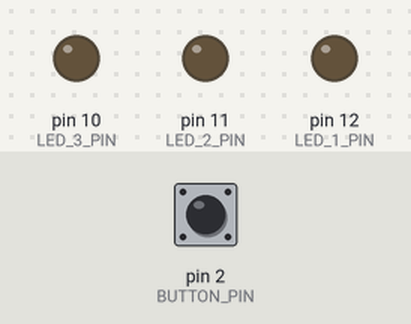
Simulated run of this sketch. Board: Arduino Uno, built with avr-gcc and run on an emulated ATmega328P. Parts: output pins drawn as LEDs (lit = HIGH). Dashed ring = blinking. The inputs (shaded band) are chosen by the test bench; at power-on: pin 2 (BUTTON_PIN) HIGH.

Above: at 1.2 s.
1.3 s: pin 2 (BUTTON_PIN) pulled LOW for 1 s
At 3.4 s:
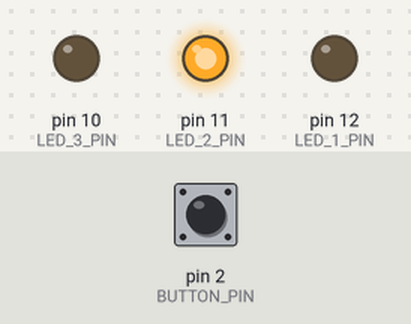
3.8 s: pin 2 (BUTTON_PIN) pulled LOW for 0.15 s
At 4.6 s:
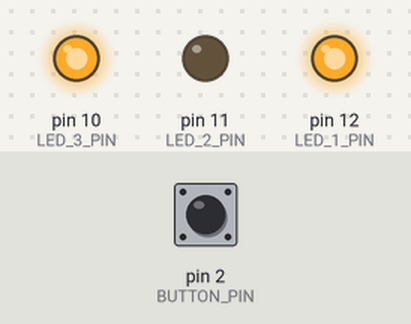
5.4 s: pin 2 (BUTTON_PIN) pulled LOW for 3.2 s
At 5.85 s:
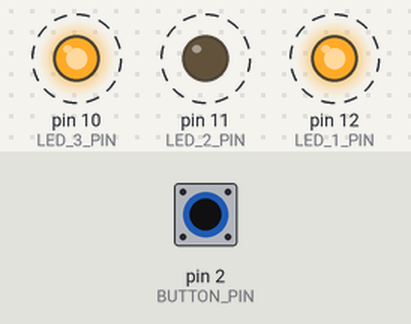
Timing chart, 0 to 9.9 s (numbered marks = the images above; inputs shaded):
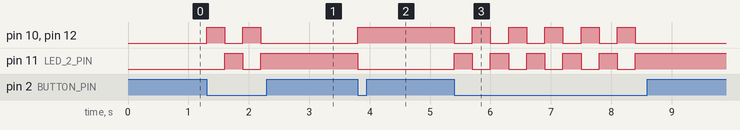

Measured:
- after the input at 1.3 s, pin 10 (LED_3_PIN), pin 12 (LED_1_PIN): alternates HIGH for 0.30 s and LOW for 0.30 s, 4 changes in all, then stays LOW, starting at once; pin 11 (LED_2_PIN): LOW → HIGH after 0.30 s, → LOW 0.30 s later, → HIGH 0.30 s later
- after the input at 3.8 s, pin 10 (LED_3_PIN), pin 12 (LED_1_PIN): LOW → HIGH at once; pin 11 (LED_2_PIN): HIGH → LOW at once
- after the input at 5.4 s, pin 10 (LED_3_PIN), pin 12 (LED_1_PIN): alternates HIGH for 0.30 s and LOW for 0.30 s, 11 changes in all, then stays LOW, starting at once; pin 11 (LED_2_PIN): alternates HIGH for 0.30 s and LOW for 0.30 s, 11 changes in all, then stays HIGH, starting at once

The sketch:

activity7.ino
```cpp
#define LED_1_PIN 12
#define LED_2_PIN 11
#define LED_3_PIN 10

#define BUTTON_PIN 2

#define LED_PIN_ARRAY_SIZE 3

int LEDBlinkState = 1;

byte LEDPinArray[LED_PIN_ARRAY_SIZE] =
      {LED_1_PIN, LED_2_PIN, LED_3_PIN};

void setLEDPinModes()
{
  for (int i = 0; i < LED_PIN_ARRAY_SIZE; i++) {
    pinMode(LEDPinArray[i], OUTPUT);
  }
}

void turnOffAllLEDs()
{
  for (int i = 0; i < LED_PIN_ARRAY_SIZE; i++) {
    digitalWrite(LEDPinArray[i], LOW);
  }
}

void toggleLEDs()
{
  if (LEDBlinkState == 1) {
    digitalWrite(LED_1_PIN, HIGH);
    digitalWrite(LED_2_PIN, LOW);
    digitalWrite(LED_3_PIN, HIGH);
    LEDBlinkState = 2;
  }
  else {
    digitalWrite(LED_1_PIN, LOW);
    digitalWrite(LED_2_PIN, HIGH);
    digitalWrite(LED_3_PIN, LOW);
    LEDBlinkState = 1;
  }
}

void setup() {
  pinMode(BUTTON_PIN, INPUT);

  setLEDPinModes();
  turnOffAllLEDs();
}

void loop() {
  if (digitalRead(BUTTON_PIN) == LOW) {
    toggleLEDs();
    delay(300);
  }
}
```
